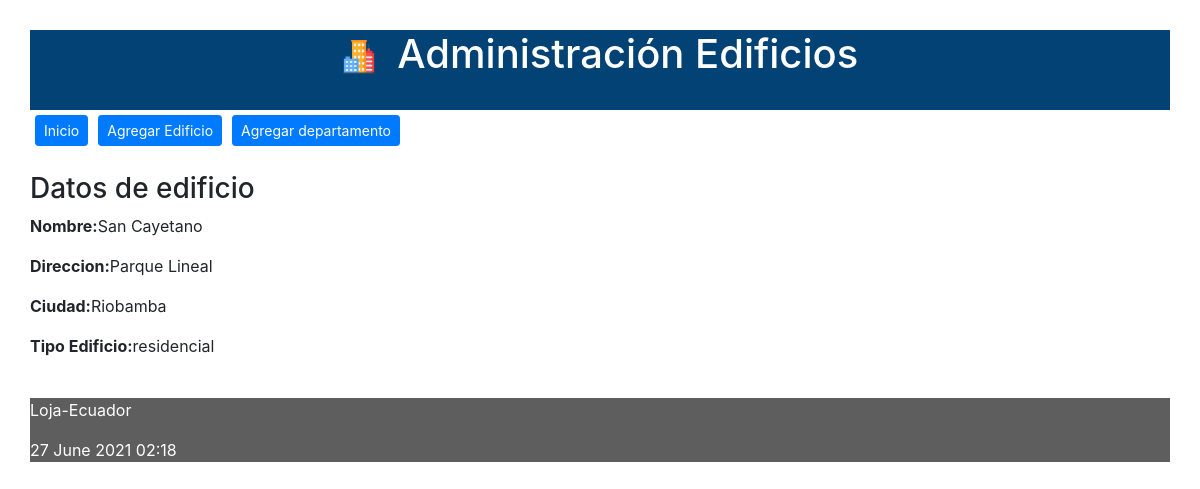
The page /edificio/3 on the database its author committed.
### administrativo/models.py (models this page shows, shortened)
class Edificio(models.Model):
	opciones_tipo = (
	    ('residencial','Edificio residencial'),
	    ('comercial','Edificio comercial'),
	    )
	nombre = models.CharField(max_length=30)
	direccion = models.CharField(max_length=30)
	ciudad = models.CharField(max_length=30)
	tipo_edificio = models.CharField(max_length=30, \
	        choices=opciones_tipo)

### administrativo/views.py (the view)
# urls.py: path('edificio/<int:id>', views.obtener_edificio,
def obtener_edificio(request, id):
    edificios = Edificio.objects.get(pk=id)
    informacion_template = {'edificios': edificios}
    return render(request, 'obtener_edificio.html', informacion_template)

### administrativo/templates/obtener_edificio.html
{% extends "master.html" %}
{% block content %}
<h3>Datos de edificio</h3>
<p><b>Nombre:</b>{{edificios.nombre}}</p>
<p><b>Direccion:</b>{{edificios.direccion}}</p>
<p><b>Ciudad:</b>{{edificios.ciudad}}</p>
<p><b>Tipo Edificio:</b>{{edificios.tipo_edificio}}</p>
<br/>
{% endblock %}

### administrativo/static/css/estilos.css (style rules this page uses)
body { background: #FEFEFD; padding: 30px; }

### rows shown on the page
Edificio: nombre "San Cayetano", direccion "Parque Lineal", ciudad "Riobamba", tipo_edificio "residencial"
